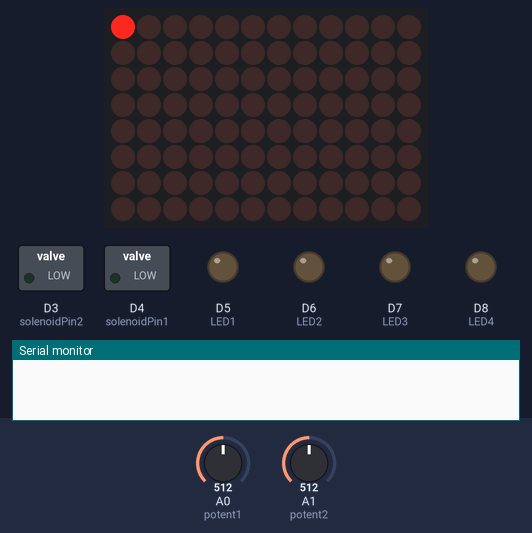
Bench run of a sketch on a simulated Arduino Uno R4 WiFi. Parts: 12×8 LED matrix, switched loads named in the sketch (green lamp = pin HIGH), output pins drawn as LEDs (lit = HIGH), the last lines printed to the serial monitor. Inputs (shaded band) come from the test bench; at power-on: A0 (potent1) = 512, A1 (potent2) = 512.

Above: at 0.6 s.
At 2.1 s:
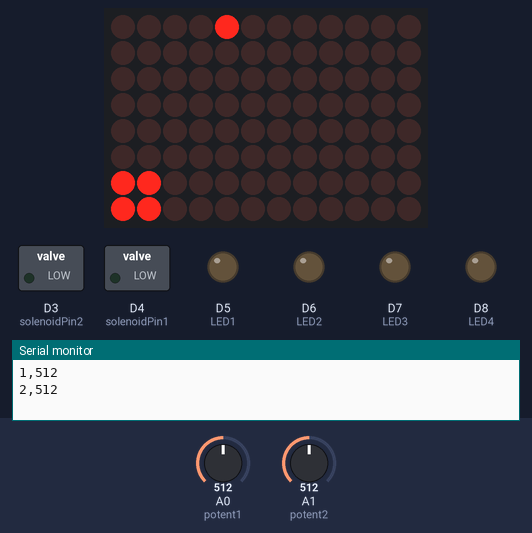
2.2 s: A0 (potent1) set to 688
6.4 s: A0 (potent1) set to 718
At 7.3 s:
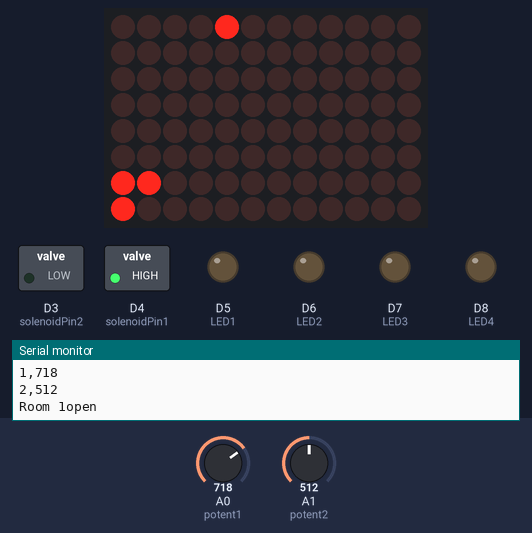
10.0 s: A1 (potent2) set to 688
12.0 s: A1 (potent2) set to 715
At 14.3 s:
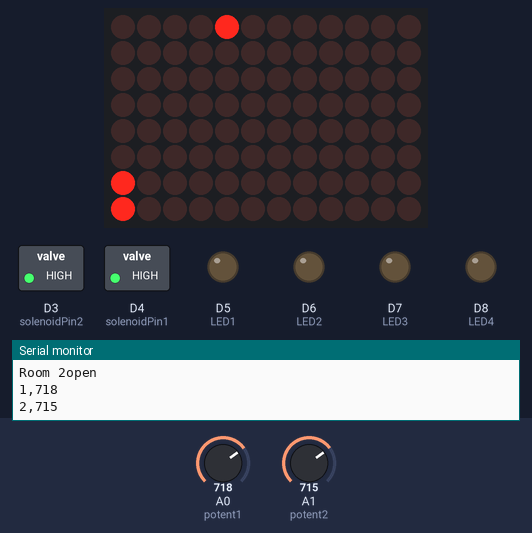
15.0 s: A0 (potent1) set to 564
17.0 s: A0 (potent1) set to 537
At 18.1 s:
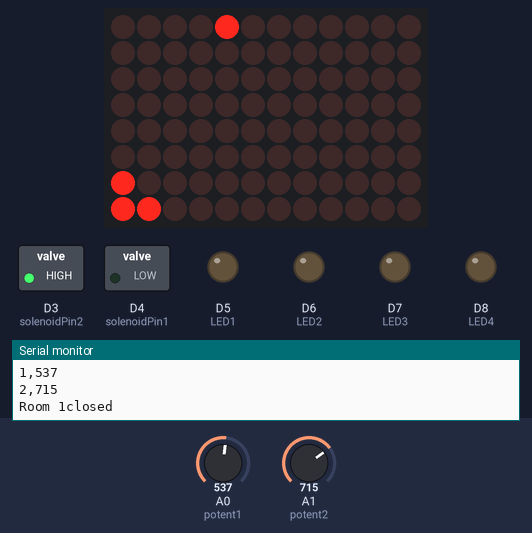
Timing chart, 0 to 20.0 s (numbered marks = the images above; inputs shaded):
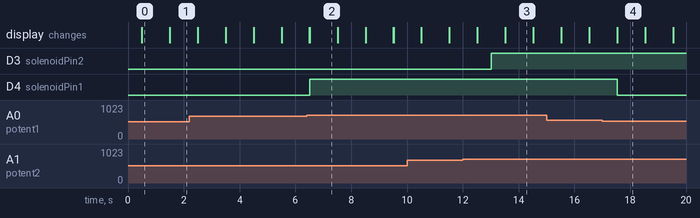

Measured:
- the behaviour switches between 700 and 701 on A0 (potent1) (found by bisection; images 1 and 2)
- the behaviour switches between 700 and 701 on A1 (potent2) (found by bisection; images 2 and 3)
- the behaviour switches between 550 and 549 on A0 (potent1) (found by bisection; images 3 and 4)
- after the input at 6.4 s, D4 (solenoidPin1): LOW → HIGH after 0.11 s; the display: first differs from a run without the input after 0.11 s (image 2)
- after the input at 12.0 s, D3 (solenoidPin2): LOW → HIGH after 1.0 s; the display: first differs from a run without the input after 0.52 s (image 3)
- after the input at 17.0 s, D4 (solenoidPin1): HIGH → LOW after 0.54 s; the display: first differs from a run without the input after 0.54 s (image 4)
- what the display in image 0 shows lasts 1.0 s, from 0.5 s to 1.5 s

The sketch:

potentiometer2_R4.ino
```cpp
//This is an extension of potentiometer.ino This senses for X amount of time
//before sensing again

//#include "Arduino.h"
#include "Arduino_LED_Matrix.h"
#include "MillisTimerLib.h"
ArduinoLEDMatrix matrix;

uint8_t frame[8][12] = {
  { 0, 0, 0, 0, 0, 0, 0, 0, 0, 0, 0, 0 },
  { 0, 0, 0, 0, 0, 0, 0, 0, 0, 0, 0, 0 },
  { 0, 0, 0, 0, 0, 0, 0, 0, 0, 0, 0, 0 },
  { 0, 0, 0, 0, 0, 0, 0, 0, 0, 0, 0, 0 },
  { 0, 0, 0, 0, 0, 0, 0, 0, 0, 0, 0, 0 },
  { 0, 0, 0, 0, 0, 0, 0, 0, 0, 0, 0, 0 },
  { 0, 0, 0, 0, 0, 0, 0, 0, 0, 0, 0, 0 },
  { 0, 0, 0, 0, 0, 0, 0, 0, 0, 0, 0, 0 }
};

unsigned long previousMillis = 0;
int interval = 1000;

static unsigned int state;
//static unsigned long time;
int LED1 = 5;                 //LED1 digital output pin
int LED2 = 6;                 //LED2 digital output pin
int LED3 = 7;                 //LED3 digital output pin
int LED4 = 8;                 //LED4 digital output pin
int potent1 = A0;             //input analog pin for potentiometer 1
int potent2 = A1;             //input analog pin for potentiometer 2
int solenoidPin1 = 4;         //solenoid 1 input pin
int solenoidPin2 = 3;         //solenoid 1 input pin
int room1;
int room2;
int highLevel;                //high level for sensing
int lowLevel;                 //low level for sensing
boolean solenoid1;
boolean solenoid2;
int potValue1;                 //analog value for potentiometer 1
int potValue2;                 //analog value for potentiometer 2

void setup() {
  // pin classifications
  pinMode(LED1,OUTPUT);
  pinMode(LED2,OUTPUT);
  pinMode(LED3,OUTPUT);
  pinMode(LED4,OUTPUT);
  pinMode(solenoidPin1,OUTPUT);
  pinMode(solenoidPin2,OUTPUT);
  Serial.begin(115200);
  matrix.begin();
  delay(500);
  state = 1;
}

void loop() {
  unsigned long currentMillis = millis();
  stateDisplay(state);
  matrix.renderBitmap(frame, 8, 12);

  // Initial stuff
  switch(state){
    //Restart State
    case 1:
      highLevel = 700;
      lowLevel = 300;
      room1 = 1;
      room2 = 2;
      delay(1000);
      state = 2;

      break;

    //Sense State
    case 2:
      //Serial.println("Reading Potentiometer Value:");
      if ((unsigned long)(currentMillis - previousMillis) >= interval) {
      previousMillis = currentMillis;
      potValue1 = analogRead(potent1);
      potValue2 = analogRead(potent2);
      //Serial.println(potValue);
      state = 3;
      }
      break;

    //Log value State
    case 3:
      //Serial.println(potValue1);
      //delay(1000);
      logValue(room1,potValue1);
      logValue(room2,potValue2);
      state = 4;
      break;

    //Evaluate Value State
    case 4:
      solenoid1 = evaluateSensor(room1,potValue1,highLevel,lowLevel,solenoid1,LED1,LED2);
      solenoid2 = evaluateSensor(room2,potValue2,highLevel,lowLevel,solenoid2,LED3,LED4);
      state = 5;
      break;

    //Solenoid mimicking state
    case 5:
      solenoidChange(solenoid1,room1,solenoidPin1);
      solenoidChange(solenoid2,room2,solenoidPin2);
      state = 2;
      break;
  }
}


void logValue(int room, int potValue){
  //Serial.print(now.hour());
  //Serial.print(":");
  //Serial.print(now.minute());
  //Serial.print("\t");
  Serial.print(room);
  Serial.print(",");
  Serial.println(potValue);
}


//this function takes in a boolean to see if the solenoid should be open or closed,
//which room to mimick, and which pin that solenoid changes.
void solenoidChange(boolean solenoid,int room, int solenoidPin){
  if(solenoid == true){
    if(!digitalRead(solenoidPin)){
    Serial.print("Room ");
    Serial.print(room);
    Serial.println("open");
    delay(10);
    }
    digitalWrite(solenoidPin,HIGH);

  }
  else{
    if(digitalRead(solenoidPin)){
      Serial.print("Room ");
      Serial.print(room);
      Serial.println("closed");
      delay(10);
    }
    digitalWrite(solenoidPin,LOW);
  }
  delay(500);
}

void roomDisplay(int room, int LEDA, int LEDB){
  for (int i = 0; i < 12; i++) {
    frame[8-room][i] = 0;
  }
  frame[8-room][0] = LEDA;
  frame[8-room][1] = LEDB;
}

/*evaluateSensor is used to measure the value of the potentiometer and determine if a
 * solenoid should be changed or not.
 * Inputs: potentiometer value, high level threshold, low level threshold, 2 LEDs to mimick
 * Output: Boolean true or false to mimick solenoid
 */
boolean evaluateSensor(int room, int potValue, int highLevel, int lowLevel, boolean previousSolenoid, int LEDA, int LEDB){
  boolean solenoid = previousSolenoid;
  int highMargin = 550;       //high level it has to come back to in order to close valve
  int lowMargin = 450;        //low level it has to come back to in order to close valve

  //Serial.println("Evaluating Potentiometer Value");
  if(potValue>highLevel){
    roomDisplay(room,1,0);
    solenoid = true;
  }
  else if(potValue<lowLevel){
    roomDisplay(room,0,1);
    solenoid = true;
  }
  else if(potValue<highMargin && potValue>lowMargin){
    roomDisplay(room,1,1);
    solenoid = false;
  }
  else{
    return previousSolenoid;
  }
  return solenoid;
}

void stateDisplay(int state){
  for (int i = 0; i < 12; i++) {
    frame[0][i] = 0;
  }
  frame[0][state-1] = 1;
}
```
